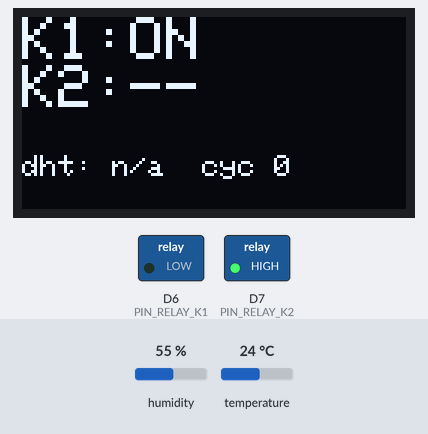
A sketch run on a simulated ESP8266 (NodeMCU). On the bench: 128×64 one-colour display, switched loads named in the sketch (green lamp = pin HIGH). Inputs (shaded band) come from the test bench; at power-on: humidity 55 %, temperature 24 °C. What the sketch prints to the serial monitor is not drawn.

Above: at 9.5 s.
9.6 s: humidity set to 22 %
At 14.1 s:
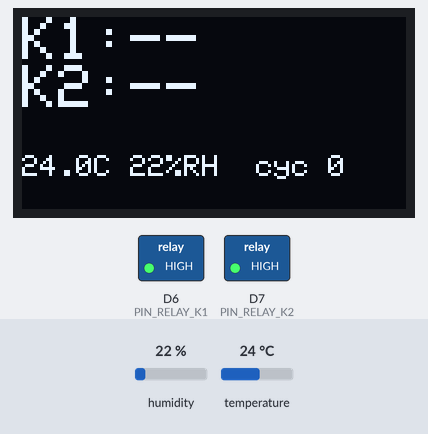
19.0 s: temperature set to 12 °C
At 25.0 s:
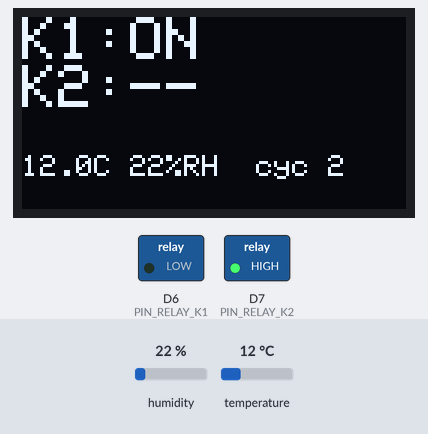
29.9 s: humidity set to 40 %
At 41.9 s:
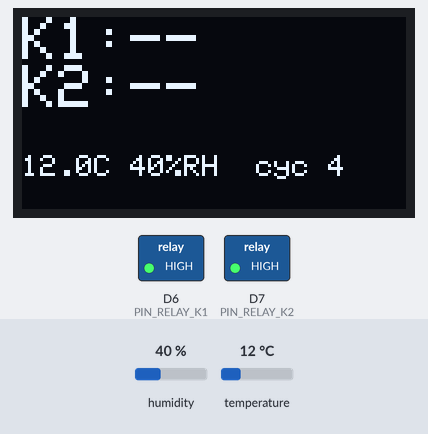
42.0 s: temperature set to 19 °C
At 52.1 s:
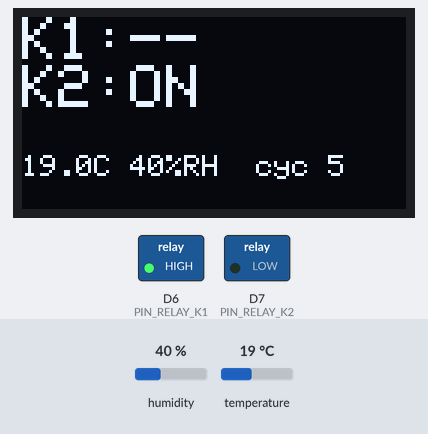
Timing chart, 0 to 52.4 s (numbered marks = the images above; inputs shaded):
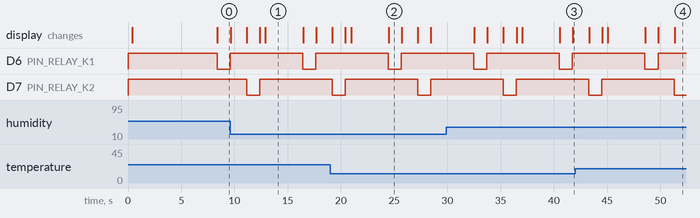

The sketch:

diag_v4.ino
```cpp
// diag_v4 - relay click test for microaqila.
// CONTROL SIDE ONLY: nothing on the K1/K2 screw terminals, no 12 V anywhere.
// Exercises both channels on a fixed audible pattern while keeping the DHT22
// and OLED alive, so one serial read shows relays cycling, sensor still
// valid, heap flat, and reset reason (a coil-switching brownout would
// appear here as data, not as a guess).

#include <Wire.h>
#include <Adafruit_GFX.h>
#include <Adafruit_SSD1306.h>
#include <DHT.h>
#include "config.h"

#define RELAY_ON  (RELAY_ACTIVE_LOW ? LOW  : HIGH)
#define RELAY_OFF (RELAY_ACTIVE_LOW ? HIGH : LOW)

Adafruit_SSD1306 display(OLED_W, OLED_H, &Wire, OLED_RESET_PIN);
DHT dht(PIN_DHT, DHT_TYPE);

uint32_t cycle = 0;
bool oledOk = false;
bool k1 = false, k2 = false;
float lastT = NAN, lastH = NAN;

void drawStatus() {
  if (!oledOk) return;
  display.clearDisplay();
  display.setTextColor(SSD1306_WHITE);
  display.setTextSize(2);
  display.setCursor(0, 0);
  display.printf("K1:%s\n", k1 ? "ON" : "--");
  display.printf("K2:%s\n", k2 ? "ON" : "--");
  display.setTextSize(1);
  display.setCursor(0, 46);
  if (!isnan(lastT)) display.printf("%.1fC %.0f%%RH  ", lastT, lastH);
  else               display.print(F("dht: n/a  "));
  display.printf("cyc %lu", (unsigned long)cycle);
  display.display();
}

void setRelay(uint8_t pin, bool on, bool *state, const char *name) {
  digitalWrite(pin, on ? RELAY_ON : RELAY_OFF);
  *state = on;
  Serial.printf(">> %s %s (pin driven %s)\n", name, on ? "ON " : "off",
                (on ? RELAY_ON : RELAY_OFF) == LOW ? "LOW/0V" : "HIGH/3.3V");
  drawStatus();
}

void setup() {
  // Relays first, forced OFF, before anything else runs.
  digitalWrite(PIN_RELAY_K1, RELAY_OFF); pinMode(PIN_RELAY_K1, OUTPUT);
  digitalWrite(PIN_RELAY_K2, RELAY_OFF); pinMode(PIN_RELAY_K2, OUTPUT);

  Serial.begin(SERIAL_BAUD);
  delay(300);
  Serial.println();
  Serial.println(F("=================================="));
  Serial.println(F("  microaqila diag_v4  (relay test)"));
  Serial.println(F("=================================="));
  Serial.printf("Chip ID:      0x%08X\n", ESP.getChipId());
  Serial.printf("Reset reason: %s\n", ESP.getResetReason().c_str());
  Serial.printf("K1 on D6(GPIO%d), K2 on D7(GPIO%d), assumed LOW-trigger\n",
                PIN_RELAY_K1, PIN_RELAY_K2);

  Wire.begin(PIN_I2C_SDA, PIN_I2C_SCL);
  oledOk = display.begin(SSD1306_SWITCHCAPVCC, OLED_ADDR);
  Serial.printf("SSD1306 init: %s\n", oledOk ? "OK" : "FAILED");
  dht.begin();
  Serial.printf("Free heap:    %u bytes\n\n", ESP.getFreeHeap());

  Serial.println(F("SETTLE 8 s: both relays held OFF - module LEDs must be"));
  Serial.println(F("DARK and there must be ZERO clicks in this window.\n"));
  drawStatus();
  for (int i = 8; i > 0; i--) { Serial.printf("  settle %d\n", i); delay(1000); }
  Serial.println();
}

void loop() {
  Serial.printf("--- cycle %lu ---\n", (unsigned long)cycle);
  setRelay(PIN_RELAY_K1, true,  &k1, "K1"); delay(1200);
  setRelay(PIN_RELAY_K1, false, &k1, "K1"); delay(1500);
  setRelay(PIN_RELAY_K2, true,  &k2, "K2"); delay(1200);
  setRelay(PIN_RELAY_K2, false, &k2, "K2"); delay(500);

  float t = NAN, h = NAN;
  for (uint8_t i = 0; i < DHT_RETRIES; i++) {
    h = dht.readHumidity();
    t = dht.readTemperature();
    if (!isnan(t) && !isnan(h)) break;
    delay(2100);
  }
  if (!isnan(t)) { lastT = t; lastH = h; }
  Serial.printf("[cyc %lu] dht %s t=%.1f h=%.1f | heap=%u\n",
                (unsigned long)cycle, isnan(t) ? "FAIL" : "ok", t, h,
                ESP.getFreeHeap());
  drawStatus();
  cycle++;
  delay(3500);
}
```

config.h
```cpp
#pragma once
// ================= microaqila board configuration (diag_v4) =================
// Board: NodeMCU ESP8266 (ESP-12F). Chip ID MEASURED 0x006BE263.
// "Dx" names are the board silkscreen labels; GPIO numbers in comments.

#define SERIAL_BAUD       115200

// --- I2C bus ---
#define PIN_I2C_SDA       D2    // GPIO4  -> OLED SDA
#define PIN_I2C_SCL       D1    // GPIO5  -> OLED SCL

// --- SSD1306 OLED ---
// [M] 2026-08-25: bus scan reports the module ACKing at 0x3C.
#define OLED_ADDR         0x3C
// [G] 0.96" JMD0.96D-1 modules are almost always 128x64. If the panel is
// really 128x32 the test screens will look squashed/doubled - verify by eye.
#define OLED_W            128
#define OLED_H            64
#define OLED_RESET_PIN    -1    // 4-pin module: no reset line

// --- Peripherals (planned; wired later, one at a time) ---
#define PIN_DHT           D5    // GPIO14 - DHT22 data
#define PIN_RELAY_HEATER  D6    // GPIO12 - relay IN1
#define PIN_RELAY_FAN     D7    // GPIO13 - relay IN2

// --- Diagnostic timing ---
#define DIAG_FRAME_MS     3000  // how long each test screen is held

// --- DHT22 (AM2302) ---
#define DHT_TYPE          DHT22  // we have DHT22, not the DHT11 in the proposal
#define DHT_READ_MS       2500   // datasheet minimum sampling interval is 2 s
#define DHT_RETRIES       3      // DHT22 NAKs occasionally; retry before failing

// --- 2ch relay module (SRD-05VDC-SL-C coils, PC817 optos) ---
// [M] 2026-08-25 close-up photos: J1 = RY-VCC | VCC | GND  (jumper shipped on
// RY-VCC+VCC), J2 = GND | IN1 | IN2 | VCC.
// Split-supply wiring: jumper REMOVED, J1 RY-VCC <- VU (5V coils),
// J1 GND <- G, J2 VCC <- 3V (opto side at 3.3V), J2 GND <- G,
// IN1 <- D6, IN2 <- D7.
#define PIN_RELAY_K1      D6    // GPIO12 -> J2 IN1 (heater channel, wired LAST)
#define PIN_RELAY_K2      D7    // GPIO13 -> J2 IN2 (fan channel)
// [G] PC817 + RY-VCC jumper boards are LOW-trigger (IN pulled low = relay on).
// The click test verifies this; flip to 0 if the pattern comes out inverted.
#define RELAY_ACTIVE_LOW  1
```

Measured:
- by itself, D6 (PIN_RELAY_K1): alternates HIGH for 6.8 s and LOW for 1.2 s
- what the display in image 1 shows lasts 3.5 s, from 12.9 s to 16.4 s
- what the display in image 2 shows lasts 1.2 s, from 24.5 s to 25.7 s
